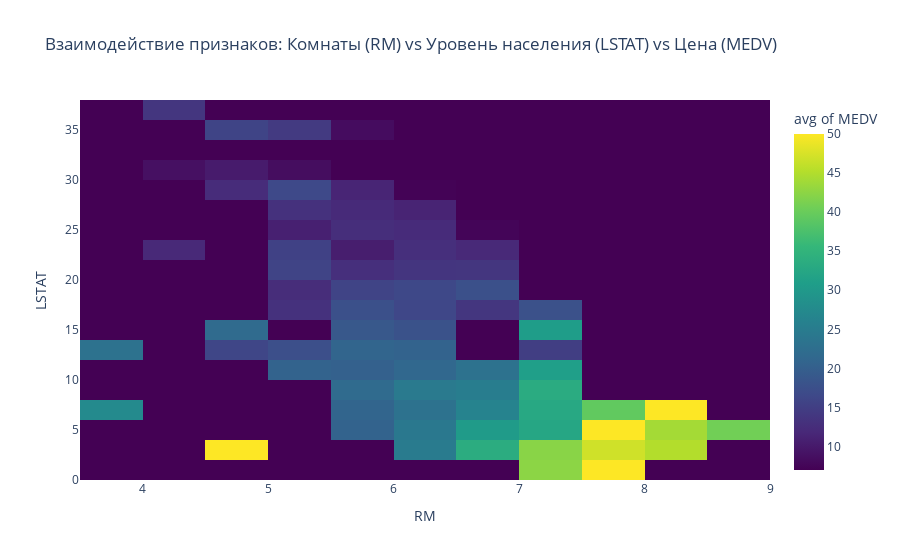

Notebook source saved alongside this figure:
### Code cell
# Анализ взаимодействия признаков с помощью heatmap
# px.density_heatmap: создает 2D density heatmap
# x, y: данные для осей X и Y
# z: данные для агрегации (в данном случае - среднее значение)
# histfunc='avg': функция агрегации - среднее значение
# nbinsx, nbinsy: количество бинов по осям X и Y
# color_continuous_scale: цветовая шкала

fig = px.density_heatmap(df, 
                         x='RM', 
                         y='LSTAT', 
                         z='MEDV',
                         title='Взаимодействие признаков: Комнаты (RM) vs Уровень населения (LSTAT) vs Цена (MEDV)',
                         histfunc='avg',
                         nbinsx=20, 
                         nbinsy=20,
                         color_continuous_scale='viridis')
fig.show()

### Figure 1 — Plotly figure (JSON) as saved in the notebook; plotly's stock layout.template omitted (floating-point values rounded to 4 significant figures; data arrays with more than 128 entries replaced by an {"elided": "..."} marker saying what was removed)
{"data": [{"coloraxis": "coloraxis", "histfunc": "avg", "hovertemplate": "RM=%{x}<br>LSTAT=%{y}<br>avg of MEDV=%{z}<extra></extra>", "name": "", "nbinsx": 20, "nbinsy": 20, "type": "histogram2d", "x": {"elided": "505 float values"}, "xaxis": "x", "xbingroup": "x", "y": {"elided": "505 float values"}, "yaxis": "y", "ybingroup": "y", "z": {"elided": "505 float values"}}], "layout": {"coloraxis": {"colorbar": {"title": {"text": "avg of MEDV"}}, "colorscale": [[0, "#440154"], [0.1111, "#482878"], [0.2222, "#3e4989"], [0.3333, "#31688e"], [0.4444, "#26828e"], [0.5556, "#1f9e89"], [0.6667, "#35b779"], [0.7778, "#6ece58"], [0.8889, "#b5de2b"], [1, "#fde725"]]}, "legend": {"tracegroupgap": 0}, "title": {"text": "Взаимодействие признаков: Комнаты (RM) vs Уровень населения (LSTAT) vs Цена (MEDV)"}, "xaxis": {"anchor": "y", "domain": [0, 1], "title": {"text": "RM"}}, "yaxis": {"anchor": "x", "domain": [0, 1], "title": {"text": "LSTAT"}}}}
